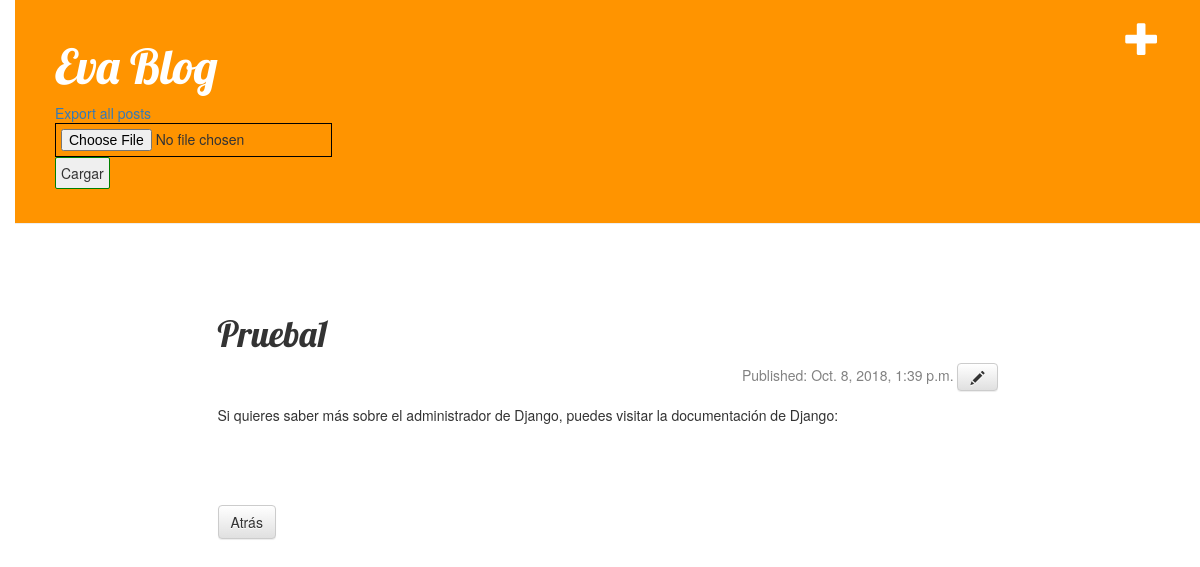
The app's page /post/2/ with its own data.
### blog/models.py (models this page shows, shortened)
class Post(models.Model):
        author = models.ForeignKey('auth.User', on_delete=models.CASCADE)
        title = models.CharField(max_length=200)
        text = models.TextField()
        published_date = models.DateTimeField(default=timezone.now(), null=False)
        active = models.BooleanField(default=True)

### blog/views.py (the view)
# urls.py: url(r'^post/(?P<pk>[0-9]+)/$', views.post_detail, name='post_detail'),
def post_detail(request, pk):
    post = get_object_or_404(Post, pk=pk)
    return render(request, 'blog/post_detail.html', {'post': post})

### blog/templates/blog/post_detail.html
{% extends 'blog/base.html' %}
{% block content %}
<div class="post">
    <h1>{{ post.title }}</h1>
    <div class="date">
        Published: {{ post.published_date }}
        <a class="btn btn-default" href="{% url 'post_edit' pk=post.pk %}"><span class="glyphicon glyphicon-pencil"></span></a>
    </div>
    <p>{{ post.text|linebreaksbr }}</p>
</div>
<a class="btn btn-default" href="/">Atr&aacute;s</a>
{% endblock %}

### blog/static/css/blog.css (style rules this page uses)
body { padding-left: 15px; }
h1, h2, h3, h4 { font-family: 'Lobster', cursive; }
.date { padding: 0; float: right; color: #828282; }
.post { margin: 70px 0; }
.post p { margin-top: 1em; width: 100%; display: inline-block; }

### records on screen
Post: title "Prueba1", published_date "Oct. 8, 2018, 1:39 p.m.", text "Si quieres saber más sobre el administrador de Django, puedes visitar la documentación de Django:"
